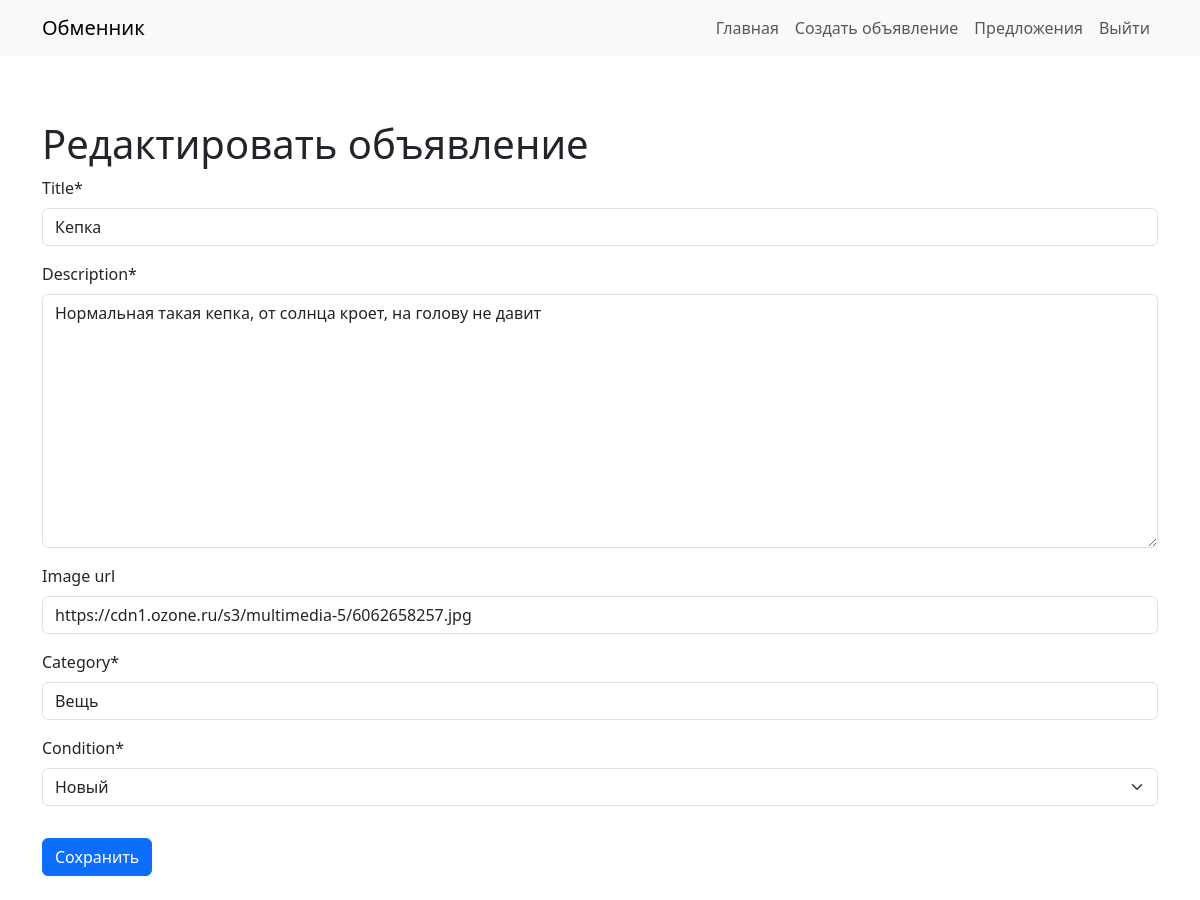
The page /ads/5/edit/ (signed in) on the database its author committed.
### ads/models.py (models this page shows, shortened)
class Ad(models.Model):
    CONDITION_CHOICES = [
        ("new", "Новый"),
        ("used", "Б/У"),
    ]
    user = models.ForeignKey(
        User,
        on_delete=models.CASCADE,
        related_name="ads"
    )
    title = models.CharField(max_length=200)
    description = models.TextField()
    image_url = models.URLField(blank=True, null=True)
    category = models.CharField(max_length=100)
    condition = models.CharField(
        max_length=10,
        choices=CONDITION_CHOICES
    )
    created_at = models.DateTimeField(auto_now_add=True)

### ads/views.py (the view, shortened to what this page needs)
# urls.py: path('ads/<int:pk>/edit/', AdUpdateView.as_view(), name='ad_update'),
class AdUpdateView(LoginRequiredMixin, UserPassesTestMixin, UpdateView):
    model = Ad
    form_class = AdForm
    template_name = 'ads/ad_form.html'
    def test_func(self):
        return self.get_object().user == self.request.user

### ads/forms.py
class AdForm(forms.ModelForm):
    class Meta:
        model = Ad
        fields = ['title', 'description', 'image_url', 'category', 'condition']
        widgets = {
            'title': forms.TextInput(attrs={'class': 'form-control'}),
            'description': forms.Textarea(attrs={'class': 'form-control'}),
            'image_url': forms.URLInput(attrs={'class': 'form-control'}),
            'category': forms.TextInput(attrs={'class': 'form-control'}),
            'condition': forms.Select(attrs={'class': 'form-select'}),
        }

### ads/templates/ads/ad_form.html (shortened to what this page needs)
{% extends 'base.html' %}
{% load crispy_forms_tags %}
{% block content %}
<div class="container mt-4">
  <h1>
    {% if form.instance.pk %}
      Редактировать объявление
    {% else %}
      Создать объявление
    {% endif %}
  </h1>
  <form method="post" novalidate>
    {{ form|crispy }}
    <button type="submit" class="btn btn-primary mt-3">Сохранить</button>
  </form>
</div>
{% endblock %}

### rows shown on the page
Ad: title "Кепка", description "Нормальная такая кепка, от солнца кроет, на голову не давит", image_url "https://cdn1.ozone.ru/s3/multimedia-5/6062658257.jpg", category "Вещь", condition "Новый"
